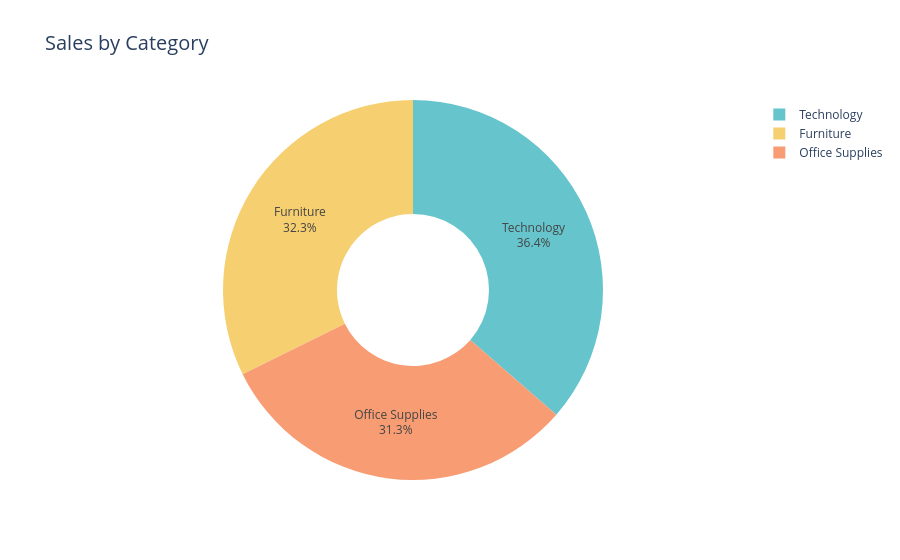

Notebook code for this chart:
### Markdown cell above
Creating a same pie chart but in a fancy way with a hole in the middle and changing the color palette.

### Code cell
fig = px.pie(sales_by_category, 
values='Sales', 
names='Category', 
title='Sales by Category',
color_discrete_sequence=px.colors.qualitative.Pastel)

fig.update_traces(hole=.4, 
textinfo='label+percent', 
textposition='inside',
marker=dict(colors=px.colors.qualitative.Pastel))

fig.update_layout(title_font_size=20)

fig.show()

### Figure 1 — Plotly figure (JSON) as saved in the notebook; plotly's stock layout.template omitted (floating-point values rounded to 4 significant figures)
{"data": [{"domain": {"x": [0, 1], "y": [0, 1]}, "hole": 0.4, "hovertemplate": "Category=%{label}<br>Sales=%{value}<extra></extra>", "labels": ["Technology", "Furniture", "Office Supplies"], "legendgroup": "", "marker": {"colors": ["rgb(102, 197, 204)", "rgb(246, 207, 113)", "rgb(248, 156, 116)", "rgb(220, 176, 242)", "rgb(135, 197, 95)", "rgb(158, 185, 243)", "rgb(254, 136, 177)", "rgb(201, 219, 116)", "rgb(139, 224, 164)", "rgb(180, 151, 231)", "rgb(179, 179, 179)"]}, "name": "", "showlegend": true, "textinfo": "label+percent", "textposition": "inside", "type": "pie", "values": [836200.0, 742000.0, 719000.0]}], "layout": {"legend": {"tracegroupgap": 0}, "piecolorway": ["rgb(102, 197, 204)", "rgb(246, 207, 113)", "rgb(248, 156, 116)", "rgb(220, 176, 242)", "rgb(135, 197, 95)", "rgb(158, 185, 243)", "rgb(254, 136, 177)", "rgb(201, 219, 116)", "rgb(139, 224, 164)", "rgb(180, 151, 231)", "rgb(179, 179, 179)"], "title": {"font": {"size": 20}, "text": "Sales by Category"}}}
